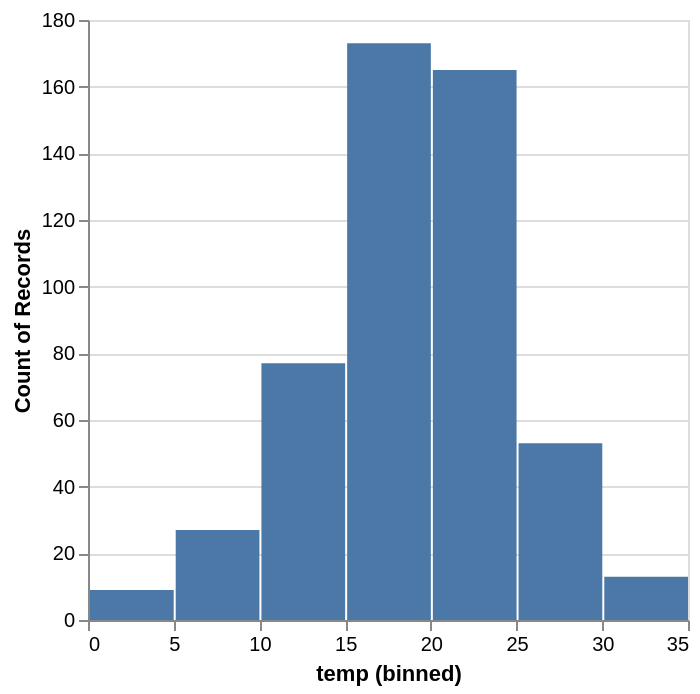

Here is the notebook cell this chart was saved with:
### Code cell
forestfires.get_column('temp').plot.hist()

### Figure 1 — Vega-Lite specification as saved in the notebook (floating-point values rounded to 4 significant figures; data arrays with more than 128 entries replaced by an {"elided": "..."} marker saying what was removed)
{"config": {"view": {"continuousWidth": 300, "continuousHeight": 300}}, "data": {"name": "data-17883e540a10d89de36d6562dba50efc"}, "mark": {"type": "bar", "tooltip": true}, "encoding": {"x": {"bin": true, "field": "temp", "type": "quantitative"}, "y": {"aggregate": "count", "type": "quantitative"}}, "params": [{"name": "param_5", "select": {"type": "interval", "encodings": ["x", "y"]}, "bind": "scales"}], "$schema": "https://vega.github.io/schema/vega-lite/v5.20.1.json", "datasets": {"data-17883e540a10d89de36d6562dba50efc": {"elided": "517 records"}}}
